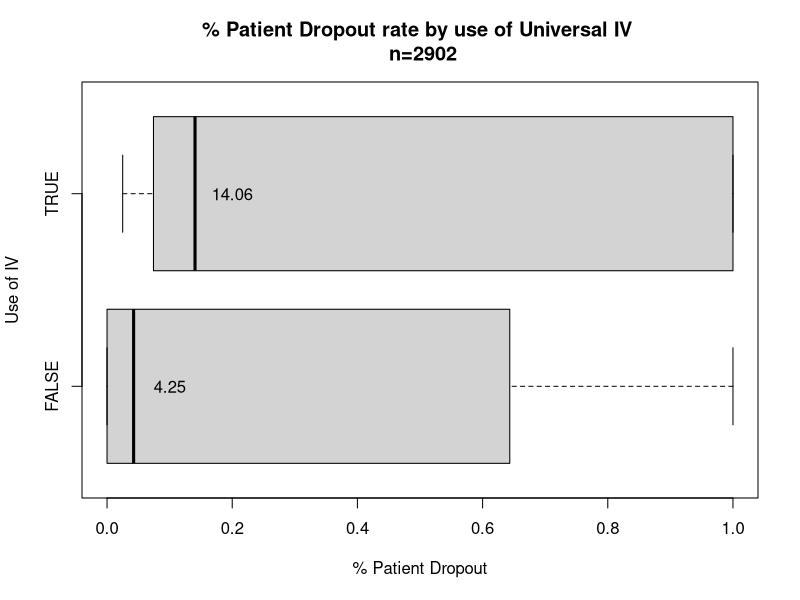

The R script that drew this image:
#Input data & filter out non-dropouts
myData <- read.csv("variable-dosing_7119.csv", header = TRUE)
myData <- myData[myData$Reason.for.dropping != "None",]

#sum up by arm
qty <- aggregate(myData$Qty, by=list(Category=myData$Arm.Group.Title), FUN=sum)
numpeople <- aggregate(myData$X..People, by=list(Category=myData$Arm.Group.Title), FUN=median)
cat <- aggregate(myData$Universal.IV, by=list(Category=myData$Arm.Group.Title), FUN=mean)

#build boxplot
df <- data.frame(qty, numpeople, cat)
bxp <- boxplot(df$x/df$x.1 ~ as.logical(df$x.2), data=myData,horizontal=TRUE, ylab="Use of IV", xlab="% Patient Dropout")

#add text
text(x=0.1, y=1, labels=toString(round(bxp$stats[3,1] * 100, digits=2)))
text(x=0.2, y=2, labels=toString(round(bxp$stats[3,2] * 100, digits=2)))
title(paste("% Patient Dropout rate by use of Universal IV \n n=", sum(numpeople$x), sep=""))



